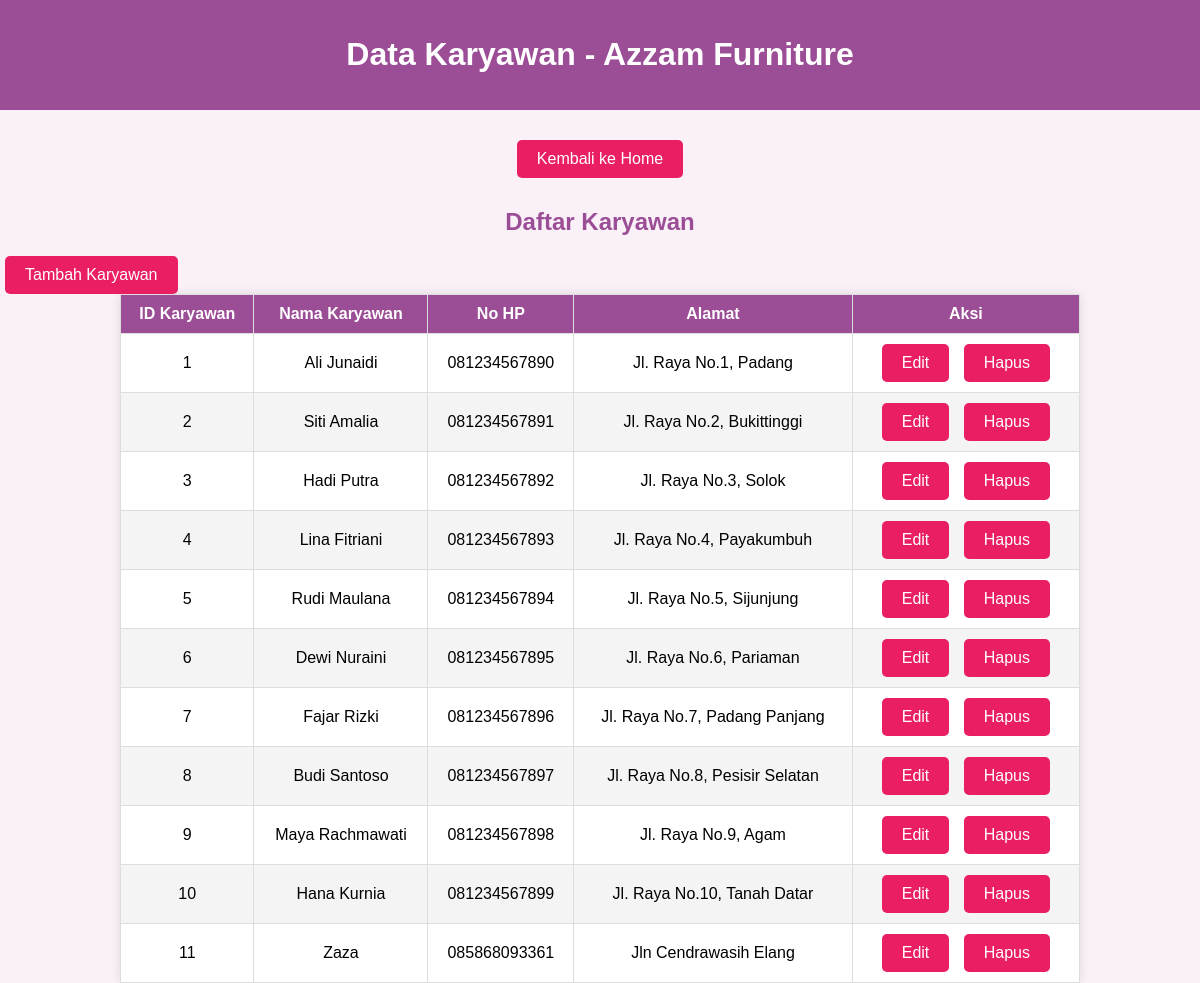
Page /karyawan.php on the committed database.
### tables this page shows
CREATE TABLE `karyawan` (
  `id_karyawan` int(12) NOT NULL,
  `nama_karyawan` varchar(50) NOT NULL,
  `no_hp_karyawan` varchar(15) NOT NULL,
  `alamat_karyawan` varchar(100) NOT NULL,
  `id_jabatan` int(12) DEFAULT NULL
);

### karyawan.php (the view, shortened to what this page needs)
<?php
include('database_project.php');
$query = "SELECT id_karyawan, nama_karyawan, no_hp_karyawan, alamat_karyawan
          FROM karyawan";
$result = $conn->query($query);
?>
<!DOCTYPE html>
<html lang="id">
<head>
    <link rel="stylesheet" href="style.css">
</head>
<body>
<header>
    <h1>Data Karyawan - Azzam Furniture</h1>
</header>
<nav>
    <a href="index.php">Kembali ke Home</a>
</nav>
<h2>Daftar Karyawan</h2>
<a href="karyawan_insert.php" class="button">Tambah Karyawan</a>
<table border="1" cellpadding="10" cellspacing="0">
    <thead>
        <tr>
            <th>ID Karyawan</th>
            <th>Nama Karyawan</th>
            <th>No HP</th>
            <th>Alamat</th>
            <th>Aksi</th>
        </tr>
    </thead>
    <tbody>
        <?php while($row = $result->fetch_assoc()): ?>
            <tr>
                <td><?php echo $row['id_karyawan']; ?></td>
                <td><?php echo $row['nama_karyawan']; ?></td>
                <td><?php echo $row['no_hp_karyawan']; ?></td>
                <td><?php echo $row['alamat_karyawan']; ?></td>
                <td>
                    <a href="karyawan_edit.php?id=<?php echo $row['id_karyawan']; ?>" class="button">Edit</a>
                    <a href="karyawan_delete.php?id=<?php echo $row['id_karyawan']; ?>" class="button" onclick="return confirm('Apakah Anda yakin ingin menghapus?')">Hapus</a>
                </td>
            </tr>
        <?php endwhile; ?>
    </tbody>
</table>
</body>
</html>

### style.css (style rules this page uses)
body { font-family: Arial, sans-serif; margin: 0; padding: 0; background-color: #f9f0f8; }
header { background-color: #9b4d96; color: white; padding: 15px; text-align: center; }
nav { display: flex; flex-wrap: wrap; justify-content: center; margin: 20px; }
nav a { background-color: #e91e63; color: white; padding: 10px 20px; margin: 10px; text-decoration: none; border-radius: 5px; font-size: 16px; }
h2 { text-align: center; font-size: 24px; color: #9b4d96; margin-bottom: 20px; }
a.button { display: block; text-align: center; background-color: #e91e63; color: white; padding: 10px 20px; border-radius: 5px; text-decoration: none; font-size: 16px; margin: 0 auto 20px auto; }
table { width: 80%; margin: 0 auto; border-collapse: collapse; background-color: #fff; box-shadow: 0 0 10px rgba(0, 0, 0, 0.1); }
table th, table td { text-align: center; padding: 10px; border: 1px solid #ddd; }
table th { background-color: #9b4d96; color: white; }
table tbody tr:nth-child(even) { background-color: #f4f4f4; }
a.button { background-color: #e91e63; color: white; padding: 5px 10px; border-radius: 5px; text-decoration: none; font-size: 14px; margin: 0 5px; }
a.button { display: inline-block; background-color: #e91e63; color: white; padding: 10px 20px; border-radius: 5px; text-decoration: none; font-size: 16px; text-align: center; }

### rows in the picture
karyawan: id_karyawan "1", nama_karyawan "Ali Junaidi", no_hp_karyawan "081234567890", alamat_karyawan "Jl. Raya No.1, Padang"
karyawan: id_karyawan "2", nama_karyawan "Siti Amalia", no_hp_karyawan "081234567891", alamat_karyawan "Jl. Raya No.2, Bukittinggi"
karyawan: id_karyawan "3", nama_karyawan "Hadi Putra", no_hp_karyawan "081234567892", alamat_karyawan "Jl. Raya No.3, Solok"
karyawan: id_karyawan "4", nama_karyawan "Lina Fitriani", no_hp_karyawan "081234567893", alamat_karyawan "Jl. Raya No.4, Payakumbuh"
karyawan: id_karyawan "5", nama_karyawan "Rudi Maulana", no_hp_karyawan "081234567894", alamat_karyawan "Jl. Raya No.5, Sijunjung"
karyawan: id_karyawan "6", nama_karyawan "Dewi Nuraini", no_hp_karyawan "081234567895", alamat_karyawan "Jl. Raya No.6, Pariaman"
karyawan: id_karyawan "7", nama_karyawan "Fajar Rizki", no_hp_karyawan "081234567896", alamat_karyawan "Jl. Raya No.7, Padang Panjang"
karyawan: id_karyawan "8", nama_karyawan "Budi Santoso", no_hp_karyawan "081234567897", alamat_karyawan "Jl. Raya No.8, Pesisir Selatan"
karyawan: id_karyawan "9", nama_karyawan "Maya Rachmawati", no_hp_karyawan "081234567898", alamat_karyawan "Jl. Raya No.9, Agam"
karyawan: id_karyawan "10", nama_karyawan "Hana Kurnia", no_hp_karyawan "081234567899", alamat_karyawan "Jl. Raya No.10, Tanah Datar"
karyawan: id_karyawan "11", nama_karyawan "Zaza", no_hp_karyawan "085868093361", alamat_karyawan "Jln Cendrawasih Elang"
